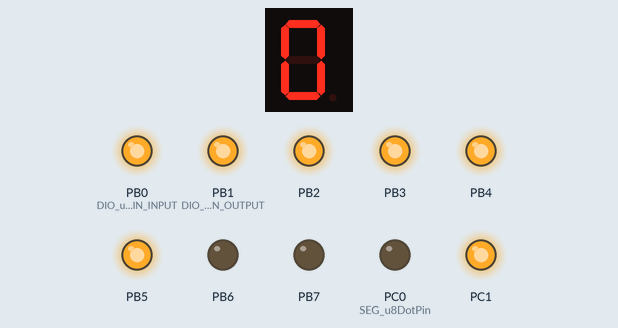
The program below on a simulated ATmega32, built with avr-gcc and emulated at 1 MHz (the files do not name the chip). Parts: 1-digit seven-segment display, output pins drawn as LEDs (lit = HIGH). Wiring (inferred from the names in the program): 1-digit 7-segment display, segments lit when LOW: segments PA0, PA1, PA2, PA3, PA4, PA5, PA6, PA7. The segment pins are drawn as the display they are named for; pins used as bus, display or sensor lines are not drawn.

Above: at 0.1 s.
At 7.4 s:
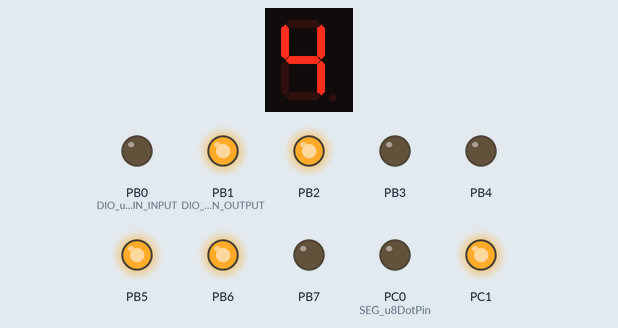
At 11.0 s:
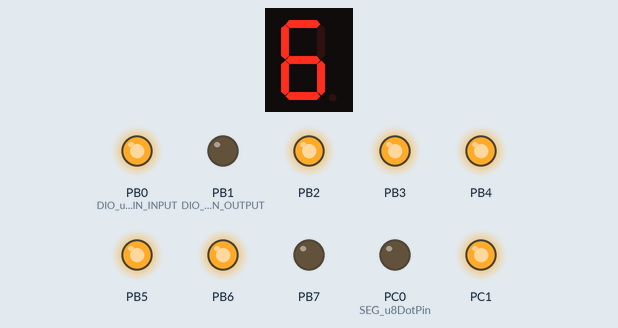
At 16.5 s:
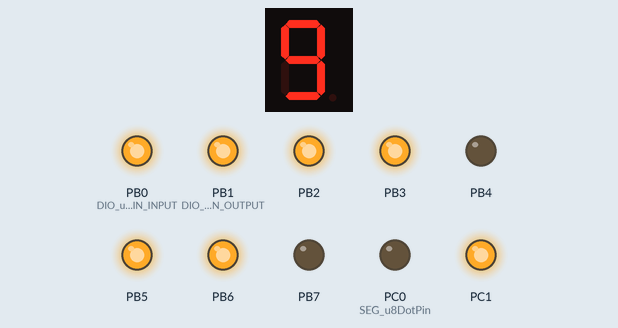
At 27.4 s:
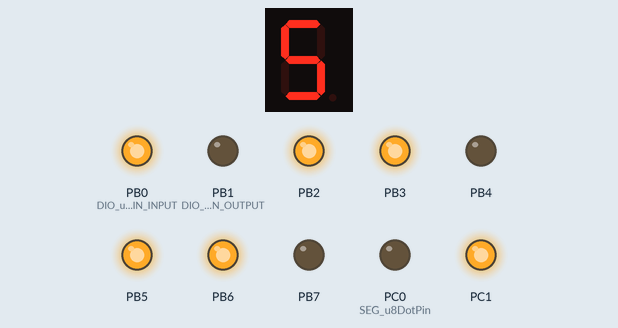
At 38.4 s:
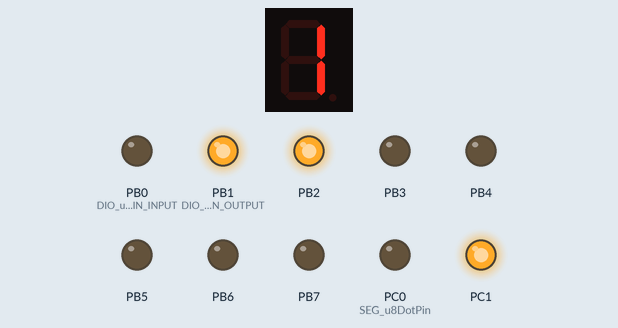
Timing chart, 0 to 40.0 s (numbered marks = the images above):
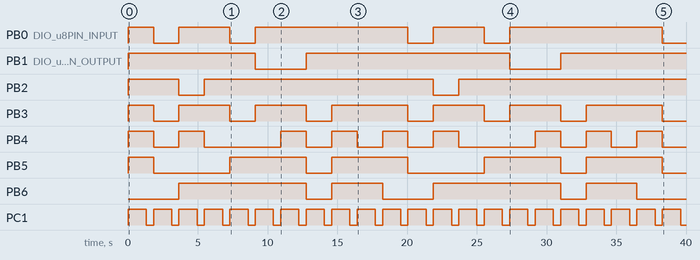

The program:

main.c
```c
/*
 * main.c
 *
 *  Created on: Sep 21, 2023
 *      Author: Doaa Tawfik
 */

#include  "../LIB/STD_TYPES.h"
#include  "../LIB/BIT_MATH.h"
#include  "../LIB/ERROR_STATE.h"

#include  "util/delay.h"

#include  "../MCAL/DIO/DIO_Interface.h"

#include  "../HAL/Seven_Segment/Seven_Segment_Interface.h"
#include  "../HAL/Seven_Segment/Seven_Segment_Config.h"

extern SEG_t  SEG_AStrConfig[SEG_NUM];

int main()
{
	u8 Local_u8Iterator;


	SEVEN_SEG_enuInitialize(SEG_AStrConfig);
	SEVEN_SEG_enuEnableCommon(&SEG_AStrConfig[0]);
	SEVEN_SEG_enuEnableCommon(&SEG_AStrConfig[1]);
	while(1)
	{
		for(Local_u8Iterator = 0 ; Local_u8Iterator < 10 ; Local_u8Iterator++)
		{

			SEVEN_SEG_enuDisplay_Number(&SEG_AStrConfig[0] , Local_u8Iterator);
			 SEVEN_SEG_enuDisplay_Number(&SEG_AStrConfig[1] , Local_u8Iterator);
			 SEVEN_SEG_enuEnableDot(&SEG_AStrConfig[1]);
			 // DIO_enuSetPortValue(DIO_PORTD , Local_u8Error);
			_delay_ms(1000);
			SEVEN_SEG_enuDisableDot(&SEG_AStrConfig[1]);
			_delay_ms(400);
		}


	}
	return  0;
}
```

Seven_Segment_Config.c
```c
/*********************************************************/
/*********************************************************/
/**************   Author: Doaa Tawfik      ***************/
/**************   Layer:  HAL              ***************/
/**************   SWC:    Seven_Segment    ***************/
/**************   Version: 2.00            ***************/
/*********************************************************/
/*********************************************************/


#include  "../../LIB/STD_TYPES.h"
#include  "../../LIB/ERROR_STATE.h"
#include  "../../LIB/BIT_MATH.h"

#include  "../../MCAL/DIO/DIO_Interface.h"

#include "Seven_Segment_Interface.h"
#include "Seven_Segment_Config.h"
#include "Seven_Segment_Private.h"


SEG_t  SEG_AStrConfig[SEG_NUM] =
{

		{
				.SEG_u8APort = DIO_PORTA       , .SEG_u8APin = DIO_PIN0       ,
				.SEG_u8BPort = DIO_PORTA       , .SEG_u8BPin = DIO_PIN1       ,
				.SEG_u8CPort = DIO_PORTA       , .SEG_u8CPin = DIO_PIN2       ,
				.SEG_u8DPort = DIO_PORTA       , .SEG_u8DPin = DIO_PIN3       ,
				.SEG_u8EPort = DIO_PORTA       , .SEG_u8EPin = DIO_PIN4       ,
				.SEG_u8FPort = DIO_PORTA       , .SEG_u8FPin = DIO_PIN5       ,
				.SEG_u8GPort = DIO_PORTA       , .SEG_u8GPin = DIO_PIN6       ,
				.SEG_u8CommonPort = DIO_PORTA  , .SEG_u8CommonPin = DIO_PIN7  ,
				.SEG_u8DotPort = DIO_PORTC     , .SEG_u8DotPin = DIO_PIN0     ,
				.SEG_u8Type = COMMON_ANODE

		},
		{
				.SEG_u8APort = DIO_PORTB       , .SEG_u8APin = DIO_PIN0       ,
				.SEG_u8BPort = DIO_PORTB       , .SEG_u8BPin = DIO_PIN1       ,
				.SEG_u8CPort = DIO_PORTB       , .SEG_u8CPin = DIO_PIN2       ,
				.SEG_u8DPort = DIO_PORTB       , .SEG_u8DPin = DIO_PIN3       ,
				.SEG_u8EPort = DIO_PORTB       , .SEG_u8EPin = DIO_PIN4       ,
				.SEG_u8FPort = DIO_PORTB       , .SEG_u8FPin = DIO_PIN5       ,
				.SEG_u8GPort = DIO_PORTB       , .SEG_u8GPin = DIO_PIN6       ,
				.SEG_u8CommonPort = DIO_PORTB  , .SEG_u8CommonPin = DIO_PIN7  ,
				.SEG_u8DotPort = DIO_PORTC     , .SEG_u8DotPin = DIO_PIN1     ,
				.SEG_u8Type = COMMON_CATHODE

		},
};
```

Seven_Segment_Config.h
```c
/*********************************************************/
/*********************************************************/
/**************   Author: Doaa Tawfik      ***************/
/**************   Layer:  HAL              ***************/
/**************   SWC:    Seven_Segment    ***************/
/**************   Version: 2.00            ***************/
/*********************************************************/
/*********************************************************/


#ifndef  SEVEN_SEGMENT_CONFIG_H_
#define  SEVEN_SEGMENT_CONFIG_H_

typedef struct
{
	u8 SEG_u8APort;
	u8 SEG_u8APin;

	u8 SEG_u8BPort;
	u8 SEG_u8BPin;

	u8 SEG_u8CPort;
	u8 SEG_u8CPin;

	u8 SEG_u8DPort;
	u8 SEG_u8DPin;

	u8 SEG_u8EPort;
	u8 SEG_u8EPin;

	u8 SEG_u8FPort;
	u8 SEG_u8FPin;

	u8 SEG_u8GPort;
	u8 SEG_u8GPin;

	u8 SEG_u8CommonPort;
	u8 SEG_u8CommonPin;

	u8 SEG_u8DotPort;
	u8 SEG_u8DotPin;

	u8 SEG_u8Type;
}SEG_t;


#endif
```

Seven_Segment_Interface.h
```c
/*********************************************************/
/*********************************************************/
/**************   Author: Doaa Tawfik      ***************/
/**************   Layer:  HAL              ***************/
/**************   SWC:    Seven_Segment    ***************/
/**************   Version: 2.00            ***************/
/*********************************************************/
/*********************************************************/


#ifndef  SEVEN_SEGMENT_INTERFACE_H_
#define  SEVEN_SEGMENT_INTERFACE_H_

#include "../../LIB/ERROR_STATE.h"
#include "Seven_Segment_Config.h"


#define   SEG_NUM         2

ES_t SEVEN_SEG_enuInitialize(SEG_t *Copy_PStrConfig);

ES_t SEVEN_SEG_enuDisplay_Number(SEG_t *Copy_PArrSEG_ID , u8 Copy_u8Number);
ES_t SEVEN_SEG_enuClearDisplay(SEG_t *Copy_PArrSEG_ID);

ES_t SEVEN_SEG_enuEnableCommon(SEG_t *Copy_PArrSEG_ID);
ES_t SEVEN_SEG_enuDisableCommon(SEG_t *Copy_PArrSEG_ID);

ES_t SEVEN_SEG_enuEnableDot(SEG_t *Copy_PArrSEG_ID);
ES_t SEVEN_SEG_enuDisableDot(SEG_t *Copy_PArrSEG_ID);


#endif
```

Seven_Segment_Private.h
```c
/*********************************************************/
/*********************************************************/
/**************   Author: Doaa Tawfik      ***************/
/**************   Layer:  HAL              ***************/
/**************   SWC:    Seven_Segment    ***************/
/**************   Version: 2.00            ***************/
/*********************************************************/
/*********************************************************/


#ifndef  SEVEN_SEGMENT_PRIVATE_H_
#define  SEVEN_SEGMENT_PRIVATE_H_


#define    COMMON_CATHODE         1
#define    COMMON_ANODE           0


#endif
```

BIT_MATH.h
```c
/*****************************************************/
/*****************************************************/
/**************   Author: Doaa Tawfik  ***************/
/**************   Layer: LIBRARY       ***************/
/**************   Version: 1.00        ***************/
/*****************************************************/
/*****************************************************/
#ifndef BIT_MATH_H_
#define BIT_MATH_H_

#define SET_BIT(VAR , BIT_NUM) (VAR|=(1<<BIT_NUM))
#define CLEAR_BIT(VAR , BIT_NUM) (VAR&=(~(1<<BIT_NUM)))
#define TOGGLE_BIT(VAR , BIT_NUM) (VAR^=(1<<BIT_NUM))
#define GET_BIT(VAR , BIT_NUM) (1&(VAR>>BIT_NUM))

#endif
```

ERROR_STATE.h
```c
#ifndef ERROR_STATE_H_
#define ERROR_STATE_H_

typedef enum
{
	ES_NOK ,
	ES_OK ,
	ES_NULL_POINTER,
	ES_OUT_OF_RANGE
}ES_t;


#endif
```

STD_TYPES.h
```c
/*****************************************************/
/*****************************************************/
/**************   Author: Doaa Tawfik  ***************/
/**************   Layer: LIBRARY       ***************/
/**************   Version: 1.00        ***************/
/*****************************************************/
/*****************************************************/
#ifndef STD_TYPES_H_
#define STD_TYPES_H_


typedef   unsigned char         u8;
typedef   signed char           s8;

typedef   unsigned short int    u16;
typedef   signed short int      s16;

typedef   unsigned long int     u32;
typedef   signed long int       s32;

typedef   float                 f32;
typedef   double                f64;

#define   NULL                  0


#define   F_CPU                 1000000UL


#endif
```

DIO_Config.h
```c
/******************************************************/
/******************************************************/
/**************   Author: Doaa Tawfik   ***************/
/**************   Layer:  MCAL          ***************/
/**************   SWC:    DIO           ***************/
/**************   Version: 2.00         ***************/
/******************************************************/
/******************************************************/


#ifndef  DIO_CONFIG_H_
#define  DIO_CONFIG_H_


#endif
```

DIO_Interface.h
```c
/******************************************************/
/******************************************************/
/**************   Author: Doaa Tawfik   ***************/
/**************   Layer:  MCAL          ***************/
/**************   SWC:    DIO           ***************/
/**************   Version: 2.00         ***************/
/******************************************************/
/******************************************************/


#ifndef  DIO_INTERFACE_H_
#define  DIO_INTERFACE_H_


#define   DIO_PORTA         1
#define   DIO_PORTB         2
#define   DIO_PORTC         3
#define   DIO_PORTD         4


#define   DIO_PIN0          0
#define   DIO_PIN1          1
#define   DIO_PIN2          2
#define   DIO_PIN3          3
#define   DIO_PIN4          4
#define   DIO_PIN5          5
#define   DIO_PIN6          6
#define   DIO_PIN7          7


#define   OUTPUT            1
#define   INPUT             0


#define   HIGH              1
#define   LOW               0


ES_t  DIO_enuSetPortValue(u8 Copy_u8Port , u8 Copy_u8Value);
ES_t  DIO_enuSetPinValue(u8 Copy_u8Port , u8 Copy_u8Pin , u8 Copy_u8Value);


ES_t  DIO_enuClearPortValue(u8 Copy_u8Port);

ES_t  DIO_enuTogglePortValue(u8 Copy_u8Port);
ES_t  DIO_enuTogglePinValue(u8 Copy_u8Port , u8 Copy_u8Pin);


ES_t  DIO_enuGetPortValue(u8 Copy_u8Port , u8* Copy_pu8ReturnValue);
ES_t  DIO_enuGetPinValue(u8 Copy_u8Port , u8 Copy_u8Pin , u8* Copy_pu8ReturnValue);

ES_t  DIO_enuSetPinDirection(u8 Copy_u8Port , u8 Copy_u8Pin , u8 Copy_u8Direction);
ES_t  DIO_enuSetPortDirection(u8 Copy_u8Port , u8 Copy_u8Direction);


#endif
```

DIO_Private.h
```c
/******************************************************/
/******************************************************/
/**************   Author: Doaa Tawfik   ***************/
/**************   Layer:  MCAL          ***************/
/**************   SWC:    DIO           ***************/
/**************   Version: 2.00         ***************/
/******************************************************/
/******************************************************/


#ifndef  DIO_PRIVATE_H_
#define  DIO_PRIVATE_H_


#define   DIO_u8PORTA              1
#define   DIO_u8PORTB              2
#define   DIO_u8PORTC              3
#define   DIO_u8PORTD              4


#define   DIO_u8PIN0               0
#define   DIO_u8PIN1               1
#define   DIO_u8PIN2               2
#define   DIO_u8PIN3               3
#define   DIO_u8PIN4               4
#define   DIO_u8PIN5               5
#define   DIO_u8PIN6               6
#define   DIO_u8PIN7               7


#define   DIO_u8PIN_OUTPUT         1
#define   DIO_u8PIN_INPUT          0

#define   DIO_u8PORT_OUTPUT        1
#define   DIO_u8PORT_INPUT         0


#define   DIO_u8HIGH               1
#define   DIO_u8LOW                0


#endif
```

DIO_Register.h
```c
/******************************************************/
/******************************************************/
/**************   Author: Doaa Tawfik   ***************/
/**************   Layer:  MCAL          ***************/
/**************   SWC:    DIO           ***************/
/**************   Version: 2.00         ***************/
/******************************************************/
/******************************************************/


#ifndef  DIO_REGISTER_H_
#define  DIO_REGISTER_H_


#define   DDRA            *((u8* ) 0x3A)
#define   PINA            *((u8* ) 0x39)
#define   PORTA           *((u8* ) 0x3B)


#define   DDRB            *((u8* ) 0x37)
#define   PINB            *((u8* ) 0x36)
#define   PORTB           *((u8* ) 0x38)


#define   DDRC            *((u8* ) 0x34)
#define   PINC            *((u8* ) 0x33)
#define   PORTC           *((u8* ) 0x35)


#define   DDRD            *((u8* ) 0x31)
#define   PIND            *((u8* ) 0x30)
#define   PORTD           *((u8* ) 0x32)


#endif
```

Source omitted: Seven_Segment_Program.c (15882 bytes), DIO_Program.c (15345 bytes)

Measured:
- by itself, PB0 (DIO_u8PIN_INPUT): repeats every 18.2 s: LOW 1.8 s, HIGH 3.6 s, LOW 1.8 s, HIGH 10.9 s
- by itself, PB1 (DIO_u8PIN_OUTPUT): goes HIGH 9.1 s, LOW 3.6 s, HIGH 14.6 s, LOW 3.6 s, then HIGH
- by itself, PB2: goes HIGH 3.6 s, LOW 1.8 s, HIGH 16.4 s, LOW 1.8 s, then HIGH
- by itself, PB3: repeats every 18.2 s: 2 × (LOW 1.8 s, HIGH 3.6 s), LOW 1.8 s, HIGH 5.5 s
- by itself, PB4: repeats every 18.2 s: LOW 1.8 s, HIGH 1.8 s, LOW 5.5 s, 2 × (HIGH 1.8 s, LOW 1.8 s), HIGH 1.8 s
- by itself, PB5: repeats every 18.2 s: LOW 5.5 s, HIGH 5.5 s, LOW 1.8 s, HIGH 5.5 s
- by itself, PB6: LOW → HIGH at 3.7 s, → LOW 9.1 s later, → HIGH 1.8 s later, → LOW 3.6 s later, … (8 changes in this stretch)
- by itself, PC1: alternates HIGH for 1.3 s and LOW for 0.52 s
